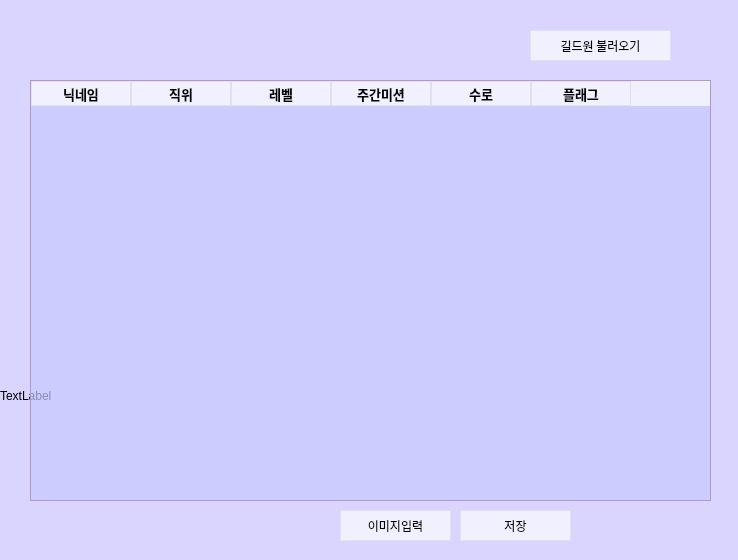
<?xml version="1.0" encoding="UTF-8"?>
<ui version="4.0">
 <class>Dialog</class>
 <widget class="QDialog" name="Dialog">
  <property name="geometry">
   <rect>
    <x>0</x>
    <y>0</y>
    <width>738</width>
    <height>560</height>
   </rect>
  </property>
  <property name="minimumSize">
   <size>
    <width>620</width>
    <height>560</height>
   </size>
  </property>
  <property name="maximumSize">
   <size>
    <width>800</width>
    <height>700</height>
   </size>
  </property>
  <property name="palette">
   <palette>
    <active>
     <colorrole role="Base">
      <brush brushstyle="SolidPattern">
       <color alpha="255">
        <red>202</red>
        <green>203</green>
        <blue>255</blue>
       </color>
      </brush>
     </colorrole>
     <colorrole role="Window">
      <brush brushstyle="SolidPattern">
       <color alpha="255">
        <red>218</red>
        <green>213</green>
        <blue>255</blue>
       </color>
      </brush>
     </colorrole>
    </active>
    <inactive>
     <colorrole role="Base">
      <brush brushstyle="SolidPattern">
       <color alpha="255">
        <red>202</red>
        <green>203</green>
        <blue>255</blue>
       </color>
      </brush>
     </colorrole>
     <colorrole role="Window">
      <brush brushstyle="SolidPattern">
       <color alpha="255">
        <red>218</red>
        <green>213</green>
        <blue>255</blue>
       </color>
      </brush>
     </colorrole>
    </inactive>
    <disabled>
     <colorrole role="Base">
      <brush brushstyle="SolidPattern">
       <color alpha="255">
        <red>218</red>
        <green>213</green>
        <blue>255</blue>
       </color>
      </brush>
     </colorrole>
     <colorrole role="Window">
      <brush brushstyle="SolidPattern">
       <color alpha="255">
        <red>218</red>
        <green>213</green>
        <blue>255</blue>
       </color>
      </brush>
     </colorrole>
    </disabled>
   </palette>
  </property>
  <property name="windowTitle">
   <string>Dialog</string>
  </property>
  <widget class="QPushButton" name="searchBtn">
   <property name="geometry">
    <rect>
     <x>530</x>
     <y>30</y>
     <width>141</width>
     <height>31</height>
    </rect>
   </property>
   <property name="palette">
    <palette>
     <active>
      <colorrole role="WindowText">
       <brush brushstyle="SolidPattern">
        <color alpha="255">
         <red>0</red>
         <green>0</green>
         <blue>0</blue>
        </color>
       </brush>
      </colorrole>
      <colorrole role="Button">
       <brush brushstyle="SolidPattern">
        <color alpha="255">
         <red>240</red>
         <green>240</green>
         <blue>255</blue>
        </color>
       </brush>
      </colorrole>
      <colorrole role="Light">
       <brush brushstyle="SolidPattern">
        <color alpha="255">
         <red>255</red>
         <green>255</green>
         <blue>255</blue>
        </color>
       </brush>
      </colorrole>
      <colorrole role="Midlight">
       <brush brushstyle="SolidPattern">
        <color alpha="255">
         <red>233</red>
         <green>233</green>
         <blue>255</blue>
        </color>
       </brush>
      </colorrole>
      <colorrole role="Dark">
       <brush brushstyle="SolidPattern">
        <color alpha="255">
         <red>105</red>
         <green>105</green>
         <blue>127</blue>
        </color>
       </brush>
      </colorrole>
      <colorrole role="Mid">
       <brush brushstyle="SolidPattern">
        <color alpha="255">
         <red>141</red>
         <green>141</green>
         <blue>170</blue>
        </color>
       </brush>
      </colorrole>
      <colorrole role="Text">
       <brush brushstyle="SolidPattern">
        <color alpha="255">
         <red>0</red>
         <green>0</green>
         <blue>0</blue>
        </color>
       </brush>
      </colorrole>
      <colorrole role="BrightText">
       <brush brushstyle="SolidPattern">
        <color alpha="255">
         <red>255</red>
         <green>255</green>
         <blue>255</blue>
        </color>
       </brush>
      </colorrole>
      <colorrole role="ButtonText">
       <brush brushstyle="SolidPattern">
        <color alpha="255">
         <red>0</red>
         <green>0</green>
         <blue>0</blue>
        </color>
       </brush>
      </colorrole>
      <colorrole role="Base">
       <brush brushstyle="SolidPattern">
        <color alpha="255">
         <red>240</red>
         <green>240</green>
         <blue>255</blue>
        </color>
       </brush>
      </colorrole>
      <colorrole role="Window">
       <brush brushstyle="SolidPattern">
        <color alpha="255">
         <red>240</red>
         <green>240</green>
         <blue>255</blue>
        </color>
       </brush>
      </colorrole>
      <colorrole role="Shadow">
       <brush brushstyle="SolidPattern">
        <color alpha="255">
         <red>0</red>
         <green>0</green>
         <blue>0</blue>
        </color>
       </brush>
      </colorrole>
      <colorrole role="AlternateBase">
       <brush brushstyle="SolidPattern">
        <color alpha="255">
         <red>233</red>
         <green>233</green>
         <blue>255</blue>
        </color>
       </brush>
      </colorrole>
      <colorrole role="ToolTipBase">
       <brush brushstyle="SolidPattern">
        <color alpha="255">
         <red>255</red>
         <green>255</green>
         <blue>220</blue>
        </color>
       </brush>
      </colorrole>
      <colorrole role="ToolTipText">
       <brush brushstyle="SolidPattern">
        <color alpha="255">
         <red>0</red>
         <green>0</green>
         <blue>0</blue>
        </color>
       </brush>
      </colorrole>
     </active>
     <inactive>
      <colorrole role="WindowText">
       <brush brushstyle="SolidPattern">
        <color alpha="255">
         <red>0</red>
         <green>0</green>
         <blue>0</blue>
        </color>
       </brush>
      </colorrole>
      <colorrole role="Button">
       <brush brushstyle="SolidPattern">
        <color alpha="255">
         <red>240</red>
         <green>240</green>
         <blue>255</blue>
        </color>
       </brush>
      </colorrole>
      <colorrole role="Light">
       <brush brushstyle="SolidPattern">
        <color alpha="255">
         <red>255</red>
         <green>255</green>
         <blue>255</blue>
        </color>
       </brush>
      </colorrole>
      <colorrole role="Midlight">
       <brush brushstyle="SolidPattern">
        <color alpha="255">
         <red>233</red>
         <green>233</green>
         <blue>255</blue>
        </color>
       </brush>
      </colorrole>
      <colorrole role="Dark">
       <brush brushstyle="SolidPattern">
        <color alpha="255">
         <red>105</red>
         <green>105</green>
         <blue>127</blue>
        </color>
       </brush>
      </colorrole>
      <colorrole role="Mid">
       <brush brushstyle="SolidPattern">
        <color alpha="255">
         <red>141</red>
         <green>141</green>
         <blue>170</blue>
        </color>
       </brush>
      </colorrole>
      <colorrole role="Text">
       <brush brushstyle="SolidPattern">
        <color alpha="255">
         <red>0</red>
         <green>0</green>
         <blue>0</blue>
        </color>
       </brush>
      </colorrole>
      <colorrole role="BrightText">
       <brush brushstyle="SolidPattern">
        <color alpha="255">
         <red>255</red>
         <green>255</green>
         <blue>255</blue>
        </color>
       </brush>
      </colorrole>
      <colorrole role="ButtonText">
       <brush brushstyle="SolidPattern">
        <color alpha="255">
         <red>0</red>
         <green>0</green>
         <blue>0</blue>
        </color>
       </brush>
      </colorrole>
      <colorrole role="Base">
       <brush brushstyle="SolidPattern">
        <color alpha="255">
         <red>240</red>
         <green>240</green>
         <blue>255</blue>
        </color>
       </brush>
      </colorrole>
      <colorrole role="Window">
       <brush brushstyle="SolidPattern">
        <color alpha="255">
         <red>240</red>
         <green>240</green>
         <blue>255</blue>
        </color>
       </brush>
      </colorrole>
      <colorrole role="Shadow">
       <brush brushstyle="SolidPattern">
        <color alpha="255">
         <red>0</red>
         <green>0</green>
         <blue>0</blue>
        </color>
       </brush>
      </colorrole>
      <colorrole role="AlternateBase">
       <brush brushstyle="SolidPattern">
        <color alpha="255">
         <red>233</red>
         <green>233</green>
         <blue>255</blue>
        </color>
       </brush>
      </colorrole>
      <colorrole role="ToolTipBase">
       <brush brushstyle="SolidPattern">
        <color alpha="255">
         <red>255</red>
         <green>255</green>
         <blue>220</blue>
        </color>
       </brush>
      </colorrole>
      <colorrole role="ToolTipText">
       <brush brushstyle="SolidPattern">
        <color alpha="255">
         <red>0</red>
         <green>0</green>
         <blue>0</blue>
        </color>
       </brush>
      </colorrole>
     </inactive>
     <disabled>
      <colorrole role="WindowText">
       <brush brushstyle="SolidPattern">
        <color alpha="255">
         <red>105</red>
         <green>105</green>
         <blue>127</blue>
        </color>
       </brush>
      </colorrole>
      <colorrole role="Button">
       <brush brushstyle="SolidPattern">
        <color alpha="255">
         <red>240</red>
         <green>240</green>
         <blue>255</blue>
        </color>
       </brush>
      </colorrole>
      <colorrole role="Light">
       <brush brushstyle="SolidPattern">
        <color alpha="255">
         <red>255</red>
         <green>255</green>
         <blue>255</blue>
        </color>
       </brush>
      </colorrole>
      <colorrole role="Midlight">
       <brush brushstyle="SolidPattern">
        <color alpha="255">
         <red>233</red>
         <green>233</green>
         <blue>255</blue>
        </color>
       </brush>
      </colorrole>
      <colorrole role="Dark">
       <brush brushstyle="SolidPattern">
        <color alpha="255">
         <red>105</red>
         <green>105</green>
         <blue>127</blue>
        </color>
       </brush>
      </colorrole>
      <colorrole role="Mid">
       <brush brushstyle="SolidPattern">
        <color alpha="255">
         <red>141</red>
         <green>141</green>
         <blue>170</blue>
        </color>
       </brush>
      </colorrole>
      <colorrole role="Text">
       <brush brushstyle="SolidPattern">
        <color alpha="255">
         <red>105</red>
         <green>105</green>
         <blue>127</blue>
        </color>
       </brush>
      </colorrole>
      <colorrole role="BrightText">
       <brush brushstyle="SolidPattern">
        <color alpha="255">
         <red>255</red>
         <green>255</green>
         <blue>255</blue>
        </color>
       </brush>
      </colorrole>
      <colorrole role="ButtonText">
       <brush brushstyle="SolidPattern">
        <color alpha="255">
         <red>105</red>
         <green>105</green>
         <blue>127</blue>
        </color>
       </brush>
      </colorrole>
      <colorrole role="Base">
       <brush brushstyle="SolidPattern">
        <color alpha="255">
         <red>240</red>
         <green>240</green>
         <blue>255</blue>
        </color>
       </brush>
      </colorrole>
      <colorrole role="Window">
       <brush brushstyle="SolidPattern">
        <color alpha="255">
         <red>240</red>
         <green>240</green>
         <blue>255</blue>
        </color>
       </brush>
      </colorrole>
      <colorrole role="Shadow">
       <brush brushstyle="SolidPattern">
        <color alpha="255">
         <red>0</red>
         <green>0</green>
         <blue>0</blue>
        </color>
       </brush>
      </colorrole>
      <colorrole role="AlternateBase">
       <brush brushstyle="SolidPattern">
        <color alpha="255">
         <red>211</red>
         <green>211</green>
         <blue>255</blue>
        </color>
       </brush>
      </colorrole>
      <colorrole role="ToolTipBase">
       <brush brushstyle="SolidPattern">
        <color alpha="255">
         <red>255</red>
         <green>255</green>
         <blue>220</blue>
        </color>
       </brush>
      </colorrole>
      <colorrole role="ToolTipText">
       <brush brushstyle="SolidPattern">
        <color alpha="255">
         <red>0</red>
         <green>0</green>
         <blue>0</blue>
        </color>
       </brush>
      </colorrole>
     </disabled>
    </palette>
   </property>
   <property name="font">
    <font>
     <family>NanumGothic</family>
    </font>
   </property>
   <property name="styleSheet">
    <string notr="true">QPushButton {
    background-color: rgb(240, 240, 255);
	border: 1px solid rgb(225, 225, 235);
	font-family: &quot;NanumGothic&quot;;
}
QPushButton::hover {
    background-color: rgb(230, 230, 250);
	border: 2px solid rgb(245, 245, 255);
}</string>
   </property>
   <property name="text">
    <string>길드원 불러오기</string>
   </property>
   <property name="default">
    <bool>false</bool>
   </property>
  </widget>
  <widget class="QTableWidget" name="table">
   <property name="geometry">
    <rect>
     <x>30</x>
     <y>80</y>
     <width>681</width>
     <height>421</height>
    </rect>
   </property>
   <property name="sizePolicy">
    <sizepolicy hsizetype="Fixed" vsizetype="Expanding">
     <horstretch>0</horstretch>
     <verstretch>0</verstretch>
    </sizepolicy>
   </property>
   <property name="palette">
    <palette>
     <active>
      <colorrole role="WindowText">
       <brush brushstyle="SolidPattern">
        <color alpha="255">
         <red>0</red>
         <green>0</green>
         <blue>0</blue>
        </color>
       </brush>
      </colorrole>
      <colorrole role="Button">
       <brush brushstyle="SolidPattern">
        <color alpha="255">
         <red>208</red>
         <green>166</green>
         <blue>255</blue>
        </color>
       </brush>
      </colorrole>
      <colorrole role="Light">
       <brush brushstyle="SolidPattern">
        <color alpha="255">
         <red>230</red>
         <green>228</green>
         <blue>255</blue>
        </color>
       </brush>
      </colorrole>
      <colorrole role="Midlight">
       <brush brushstyle="SolidPattern">
        <color alpha="255">
         <red>231</red>
         <green>210</green>
         <blue>255</blue>
        </color>
       </brush>
      </colorrole>
      <colorrole role="Dark">
       <brush brushstyle="SolidPattern">
        <color alpha="255">
         <red>104</red>
         <green>83</green>
         <blue>127</blue>
        </color>
       </brush>
      </colorrole>
      <colorrole role="Mid">
       <brush brushstyle="SolidPattern">
        <color alpha="255">
         <red>139</red>
         <green>111</green>
         <blue>170</blue>
        </color>
       </brush>
      </colorrole>
      <colorrole role="Text">
       <brush brushstyle="SolidPattern">
        <color alpha="255">
         <red>13</red>
         <green>13</green>
         <blue>13</blue>
        </color>
       </brush>
      </colorrole>
      <colorrole role="BrightText">
       <brush brushstyle="SolidPattern">
        <color alpha="255">
         <red>255</red>
         <green>255</green>
         <blue>255</blue>
        </color>
       </brush>
      </colorrole>
      <colorrole role="ButtonText">
       <brush brushstyle="SolidPattern">
        <color alpha="255">
         <red>0</red>
         <green>0</green>
         <blue>0</blue>
        </color>
       </brush>
      </colorrole>
      <colorrole role="Base">
       <brush brushstyle="SolidPattern">
        <color alpha="180">
         <red>199</red>
         <green>200</green>
         <blue>255</blue>
        </color>
       </brush>
      </colorrole>
      <colorrole role="Window">
       <brush brushstyle="SolidPattern">
        <color alpha="255">
         <red>227</red>
         <green>199</green>
         <blue>255</blue>
        </color>
       </brush>
      </colorrole>
      <colorrole role="Shadow">
       <brush brushstyle="SolidPattern">
        <color alpha="255">
         <red>0</red>
         <green>0</green>
         <blue>0</blue>
        </color>
       </brush>
      </colorrole>
      <colorrole role="Highlight">
       <brush brushstyle="SolidPattern">
        <color alpha="200">
         <red>130</red>
         <green>199</green>
         <blue>161</blue>
        </color>
       </brush>
      </colorrole>
      <colorrole role="HighlightedText">
       <brush brushstyle="SolidPattern">
        <color alpha="255">
         <red>213</red>
         <green>255</green>
         <blue>237</blue>
        </color>
       </brush>
      </colorrole>
      <colorrole role="AlternateBase">
       <brush brushstyle="SolidPattern">
        <color alpha="255">
         <red>241</red>
         <green>226</green>
         <blue>255</blue>
        </color>
       </brush>
      </colorrole>
      <colorrole role="NoRole">
       <brush brushstyle="SolidPattern">
        <color alpha="255">
         <red>226</red>
         <green>222</green>
         <blue>255</blue>
        </color>
       </brush>
      </colorrole>
      <colorrole role="ToolTipBase">
       <brush brushstyle="SolidPattern">
        <color alpha="255">
         <red>255</red>
         <green>255</green>
         <blue>220</blue>
        </color>
       </brush>
      </colorrole>
      <colorrole role="ToolTipText">
       <brush brushstyle="SolidPattern">
        <color alpha="255">
         <red>0</red>
         <green>0</green>
         <blue>0</blue>
        </color>
       </brush>
      </colorrole>
     </active>
     <inactive>
      <colorrole role="WindowText">
       <brush brushstyle="SolidPattern">
        <color alpha="255">
         <red>0</red>
         <green>0</green>
         <blue>0</blue>
        </color>
       </brush>
      </colorrole>
      <colorrole role="Button">
       <brush brushstyle="SolidPattern">
        <color alpha="255">
         <red>208</red>
         <green>166</green>
         <blue>255</blue>
        </color>
       </brush>
      </colorrole>
      <colorrole role="Light">
       <brush brushstyle="SolidPattern">
        <color alpha="255">
         <red>230</red>
         <green>228</green>
         <blue>255</blue>
        </color>
       </brush>
      </colorrole>
      <colorrole role="Midlight">
       <brush brushstyle="SolidPattern">
        <color alpha="255">
         <red>231</red>
         <green>210</green>
         <blue>255</blue>
        </color>
       </brush>
      </colorrole>
      <colorrole role="Dark">
       <brush brushstyle="SolidPattern">
        <color alpha="255">
         <red>104</red>
         <green>83</green>
         <blue>127</blue>
        </color>
       </brush>
      </colorrole>
      <colorrole role="Mid">
       <brush brushstyle="SolidPattern">
        <color alpha="255">
         <red>139</red>
         <green>111</green>
         <blue>170</blue>
        </color>
       </brush>
      </colorrole>
      <colorrole role="Text">
       <brush brushstyle="SolidPattern">
        <color alpha="255">
         <red>13</red>
         <green>13</green>
         <blue>13</blue>
        </color>
       </brush>
      </colorrole>
      <colorrole role="BrightText">
       <brush brushstyle="SolidPattern">
        <color alpha="255">
         <red>255</red>
         <green>255</green>
         <blue>255</blue>
        </color>
       </brush>
      </colorrole>
      <colorrole role="ButtonText">
       <brush brushstyle="SolidPattern">
        <color alpha="255">
         <red>0</red>
         <green>0</green>
         <blue>0</blue>
        </color>
       </brush>
      </colorrole>
      <colorrole role="Base">
       <brush brushstyle="SolidPattern">
        <color alpha="180">
         <red>199</red>
         <green>200</green>
         <blue>255</blue>
        </color>
       </brush>
      </colorrole>
      <colorrole role="Window">
       <brush brushstyle="SolidPattern">
        <color alpha="255">
         <red>227</red>
         <green>199</green>
         <blue>255</blue>
        </color>
       </brush>
      </colorrole>
      <colorrole role="Shadow">
       <brush brushstyle="SolidPattern">
        <color alpha="255">
         <red>0</red>
         <green>0</green>
         <blue>0</blue>
        </color>
       </brush>
      </colorrole>
      <colorrole role="Highlight">
       <brush brushstyle="SolidPattern">
        <color alpha="200">
         <red>130</red>
         <green>199</green>
         <blue>161</blue>
        </color>
       </brush>
      </colorrole>
      <colorrole role="HighlightedText">
       <brush brushstyle="SolidPattern">
        <color alpha="255">
         <red>213</red>
         <green>255</green>
         <blue>237</blue>
        </color>
       </brush>
      </colorrole>
      <colorrole role="AlternateBase">
       <brush brushstyle="SolidPattern">
        <color alpha="255">
         <red>241</red>
         <green>226</green>
         <blue>255</blue>
        </color>
       </brush>
      </colorrole>
      <colorrole role="NoRole">
       <brush brushstyle="SolidPattern">
        <color alpha="255">
         <red>226</red>
         <green>222</green>
         <blue>255</blue>
        </color>
       </brush>
      </colorrole>
      <colorrole role="ToolTipBase">
       <brush brushstyle="SolidPattern">
        <color alpha="255">
         <red>255</red>
         <green>255</green>
         <blue>220</blue>
        </color>
       </brush>
      </colorrole>
      <colorrole role="ToolTipText">
       <brush brushstyle="SolidPattern">
        <color alpha="255">
         <red>0</red>
         <green>0</green>
         <blue>0</blue>
        </color>
       </brush>
      </colorrole>
     </inactive>
     <disabled>
      <colorrole role="WindowText">
       <brush brushstyle="SolidPattern">
        <color alpha="255">
         <red>104</red>
         <green>83</green>
         <blue>127</blue>
        </color>
       </brush>
      </colorrole>
      <colorrole role="Button">
       <brush brushstyle="SolidPattern">
        <color alpha="255">
         <red>208</red>
         <green>166</green>
         <blue>255</blue>
        </color>
       </brush>
      </colorrole>
      <colorrole role="Light">
       <brush brushstyle="SolidPattern">
        <color alpha="255">
         <red>230</red>
         <green>228</green>
         <blue>255</blue>
        </color>
       </brush>
      </colorrole>
      <colorrole role="Midlight">
       <brush brushstyle="SolidPattern">
        <color alpha="255">
         <red>231</red>
         <green>210</green>
         <blue>255</blue>
        </color>
       </brush>
      </colorrole>
      <colorrole role="Dark">
       <brush brushstyle="SolidPattern">
        <color alpha="255">
         <red>104</red>
         <green>83</green>
         <blue>127</blue>
        </color>
       </brush>
      </colorrole>
      <colorrole role="Mid">
       <brush brushstyle="SolidPattern">
        <color alpha="255">
         <red>139</red>
         <green>111</green>
         <blue>170</blue>
        </color>
       </brush>
      </colorrole>
      <colorrole role="Text">
       <brush brushstyle="SolidPattern">
        <color alpha="255">
         <red>104</red>
         <green>83</green>
         <blue>127</blue>
        </color>
       </brush>
      </colorrole>
      <colorrole role="BrightText">
       <brush brushstyle="SolidPattern">
        <color alpha="255">
         <red>255</red>
         <green>255</green>
         <blue>255</blue>
        </color>
       </brush>
      </colorrole>
      <colorrole role="ButtonText">
       <brush brushstyle="SolidPattern">
        <color alpha="255">
         <red>104</red>
         <green>83</green>
         <blue>127</blue>
        </color>
       </brush>
      </colorrole>
      <colorrole role="Base">
       <brush brushstyle="SolidPattern">
        <color alpha="255">
         <red>227</red>
         <green>199</green>
         <blue>255</blue>
        </color>
       </brush>
      </colorrole>
      <colorrole role="Window">
       <brush brushstyle="SolidPattern">
        <color alpha="255">
         <red>227</red>
         <green>199</green>
         <blue>255</blue>
        </color>
       </brush>
      </colorrole>
      <colorrole role="Shadow">
       <brush brushstyle="SolidPattern">
        <color alpha="255">
         <red>0</red>
         <green>0</green>
         <blue>0</blue>
        </color>
       </brush>
      </colorrole>
      <colorrole role="Highlight">
       <brush brushstyle="SolidPattern">
        <color alpha="255">
         <red>0</red>
         <green>120</green>
         <blue>215</blue>
        </color>
       </brush>
      </colorrole>
      <colorrole role="HighlightedText">
       <brush brushstyle="SolidPattern">
        <color alpha="255">
         <red>213</red>
         <green>255</green>
         <blue>237</blue>
        </color>
       </brush>
      </colorrole>
      <colorrole role="AlternateBase">
       <brush brushstyle="SolidPattern">
        <color alpha="255">
         <red>241</red>
         <green>226</green>
         <blue>255</blue>
        </color>
       </brush>
      </colorrole>
      <colorrole role="NoRole">
       <brush brushstyle="SolidPattern">
        <color alpha="255">
         <red>226</red>
         <green>222</green>
         <blue>255</blue>
        </color>
       </brush>
      </colorrole>
      <colorrole role="ToolTipBase">
       <brush brushstyle="SolidPattern">
        <color alpha="255">
         <red>255</red>
         <green>255</green>
         <blue>220</blue>
        </color>
       </brush>
      </colorrole>
      <colorrole role="ToolTipText">
       <brush brushstyle="SolidPattern">
        <color alpha="255">
         <red>0</red>
         <green>0</green>
         <blue>0</blue>
        </color>
       </brush>
      </colorrole>
     </disabled>
    </palette>
   </property>
   <property name="font">
    <font>
     <family>나눔고딕</family>
     <pointsize>10</pointsize>
     <weight>75</weight>
     <bold>true</bold>
    </font>
   </property>
   <property name="styleSheet">
    <string notr="true">QHeaderView::section {
	font-family: &quot;NanumGothic&quot;;
    background-color: rgb(240, 240, 255);
	border: 1px solid rgb(225, 225, 235);;
	height: 23px;
}
QHeaderView {
	background-color: rgb(240, 240, 255);
}</string>
   </property>
   <property name="alternatingRowColors">
    <bool>true</bool>
   </property>
   <property name="selectionMode">
    <enum>QAbstractItemView::ExtendedSelection</enum>
   </property>
   <property name="selectionBehavior">
    <enum>QAbstractItemView::SelectItems</enum>
   </property>
   <property name="textElideMode">
    <enum>Qt::ElideLeft</enum>
   </property>
   <property name="wordWrap">
    <bool>false</bool>
   </property>
   <column>
    <property name="text">
     <string>닉네임</string>
    </property>
    <property name="textAlignment">
     <set>AlignCenter</set>
    </property>
   </column>
   <column>
    <property name="text">
     <string>직위</string>
    </property>
    <property name="textAlignment">
     <set>AlignCenter</set>
    </property>
   </column>
   <column>
    <property name="text">
     <string>레벨</string>
    </property>
    <property name="textAlignment">
     <set>AlignCenter</set>
    </property>
   </column>
   <column>
    <property name="text">
     <string>주간미션</string>
    </property>
    <property name="textAlignment">
     <set>AlignCenter</set>
    </property>
   </column>
   <column>
    <property name="text">
     <string>수로</string>
    </property>
    <property name="textAlignment">
     <set>AlignCenter</set>
    </property>
   </column>
   <column>
    <property name="text">
     <string>플래그</string>
    </property>
    <property name="textAlignment">
     <set>AlignCenter</set>
    </property>
   </column>
  </widget>
  <widget class="QPushButton" name="saveBtn">
   <property name="geometry">
    <rect>
     <x>460</x>
     <y>510</y>
     <width>111</width>
     <height>31</height>
    </rect>
   </property>
   <property name="palette">
    <palette>
     <active>
      <colorrole role="Button">
       <brush brushstyle="SolidPattern">
        <color alpha="255">
         <red>240</red>
         <green>240</green>
         <blue>255</blue>
        </color>
       </brush>
      </colorrole>
      <colorrole role="Base">
       <brush brushstyle="SolidPattern">
        <color alpha="255">
         <red>240</red>
         <green>240</green>
         <blue>255</blue>
        </color>
       </brush>
      </colorrole>
      <colorrole role="Window">
       <brush brushstyle="SolidPattern">
        <color alpha="255">
         <red>240</red>
         <green>240</green>
         <blue>255</blue>
        </color>
       </brush>
      </colorrole>
     </active>
     <inactive>
      <colorrole role="Button">
       <brush brushstyle="SolidPattern">
        <color alpha="255">
         <red>240</red>
         <green>240</green>
         <blue>255</blue>
        </color>
       </brush>
      </colorrole>
      <colorrole role="Base">
       <brush brushstyle="SolidPattern">
        <color alpha="255">
         <red>240</red>
         <green>240</green>
         <blue>255</blue>
        </color>
       </brush>
      </colorrole>
      <colorrole role="Window">
       <brush brushstyle="SolidPattern">
        <color alpha="255">
         <red>240</red>
         <green>240</green>
         <blue>255</blue>
        </color>
       </brush>
      </colorrole>
     </inactive>
     <disabled>
      <colorrole role="Button">
       <brush brushstyle="SolidPattern">
        <color alpha="255">
         <red>240</red>
         <green>240</green>
         <blue>255</blue>
        </color>
       </brush>
      </colorrole>
      <colorrole role="Base">
       <brush brushstyle="SolidPattern">
        <color alpha="255">
         <red>240</red>
         <green>240</green>
         <blue>255</blue>
        </color>
       </brush>
      </colorrole>
      <colorrole role="Window">
       <brush brushstyle="SolidPattern">
        <color alpha="255">
         <red>240</red>
         <green>240</green>
         <blue>255</blue>
        </color>
       </brush>
      </colorrole>
     </disabled>
    </palette>
   </property>
   <property name="font">
    <font>
     <family>NanumGothic</family>
    </font>
   </property>
   <property name="styleSheet">
    <string notr="true">QPushButton {
    background-color: rgb(240, 240, 255);
	border: 1px solid rgb(225, 225, 235);
	font-family: &quot;NanumGothic&quot;;
}
QPushButton::hover {
    background-color: rgb(230, 230, 250);
	border: 2px solid rgb(245, 245, 255);
}</string>
   </property>
   <property name="text">
    <string>저장</string>
   </property>
  </widget>
  <widget class="QPushButton" name="imgBtn">
   <property name="geometry">
    <rect>
     <x>340</x>
     <y>510</y>
     <width>111</width>
     <height>31</height>
    </rect>
   </property>
   <property name="font">
    <font>
     <family>NanumGothic</family>
    </font>
   </property>
   <property name="styleSheet">
    <string notr="true">QPushButton {
    background-color: rgb(240, 240, 255);
	border: 1px solid rgb(225, 225, 235);
	font-family: &quot;NanumGothic&quot;;
}
QPushButton::hover {
    background-color: rgb(230, 230, 250);
	border: 2px solid rgb(245, 245, 255);
}</string>
   </property>
   <property name="text">
    <string>이미지입력</string>
   </property>
  </widget>
  <widget class="QLabel" name="background">
   <property name="geometry">
    <rect>
     <x>0</x>
     <y>0</y>
     <width>901</width>
     <height>791</height>
    </rect>
   </property>
   <property name="text">
    <string>TextLabel</string>
   </property>
  </widget>
  <zorder>background</zorder>
  <zorder>searchBtn</zorder>
  <zorder>table</zorder>
  <zorder>saveBtn</zorder>
  <zorder>imgBtn</zorder>
 </widget>
 <resources/>
 <connections/>
</ui>
